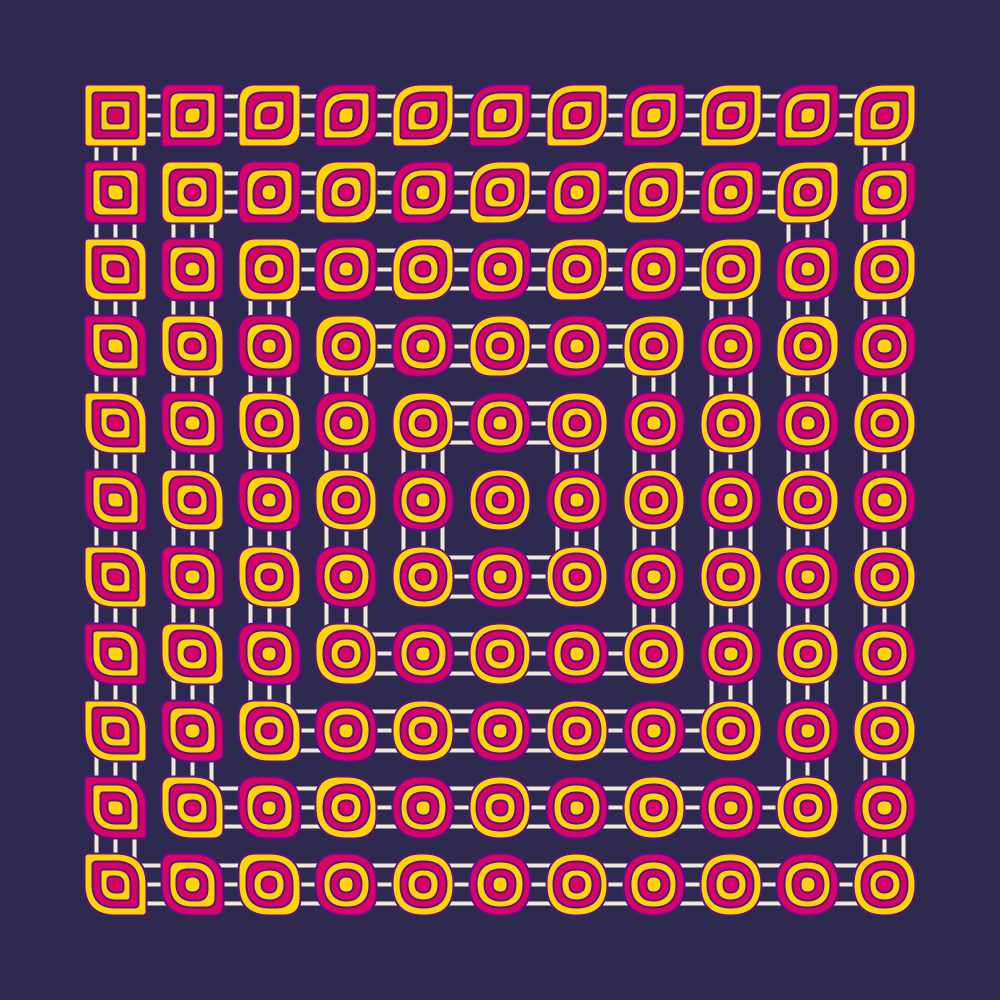
Frame 1 (no input)
Frame 2 (the mouse pressed at the canvas centre, redrawn once): identical to frame 1, image omitted

The Processing sketch that drew this single still picture (run headless with seeded random() and noise(); the mouse was pressed at the canvas centre and the sketch redrawn once):

// Processing sketch: day27
// ── day27.pde
color[] colors = {#FFD400, #D90368};
int squares = 11;

void setup() {
	size(1000, 1000);
	noLoop();
}

void draw() {
	float r1, r2, l, a = width/(squares + 2.0);
	int s;

	background(#2E294E);
	noFill();
	stroke(#F1E9DA);
	strokeWeight(4);

	for (int j = 2; j < 22; j++) {
		if (j % 4 == 2) continue;
		square(width/2.0 - j * a /4.0, width/2.0 - j * a /4.0, j * a/2.0);
	}

	stroke(#541388);
	strokeWeight(2);
	for (int i = 0; i < squares; i++) {
		for (int j = 0; j < squares; j++) {
			r1 = ((float) i) / (squares + 1) + 0.05;
			r2 =	((float) j) / (squares + 1) + 0.05;
			s = i + j;
			for (int k = 0; k < 4; k++) {
				fill(colors[(s + k) % colors.length]);
				l = (k + 1) * 0.1;
				rect(a * (i + 1 + l), a * (j + 1 + l), a * (1 - 2 * l), a * (1 - 2 * l), r1 * a, r2 * a, r1 * a, r2 * a);
			}
		}
	}

	save("day27.png");
}

float smoothstep(float edge0, float edge1, float x) {
	x = constrain((x - edge0) / (edge1 - edge0), 0.0, 1.0);
	return x * x * (3 - 2 * x);
}
